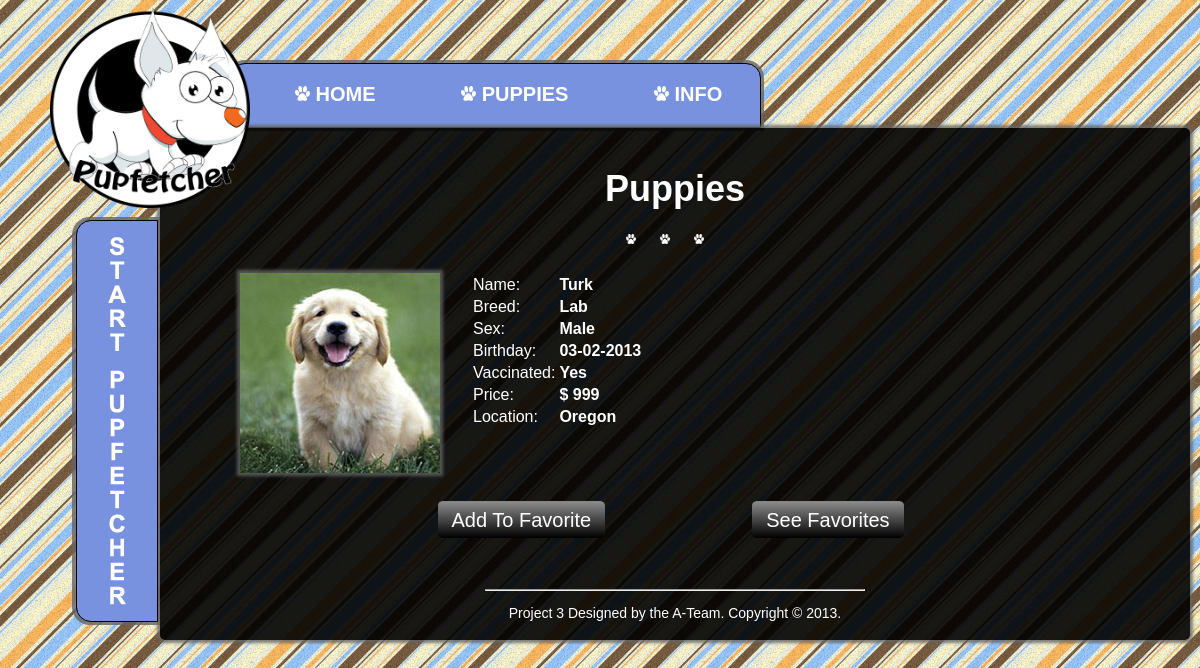
Before: /puppies.php with the older database file.
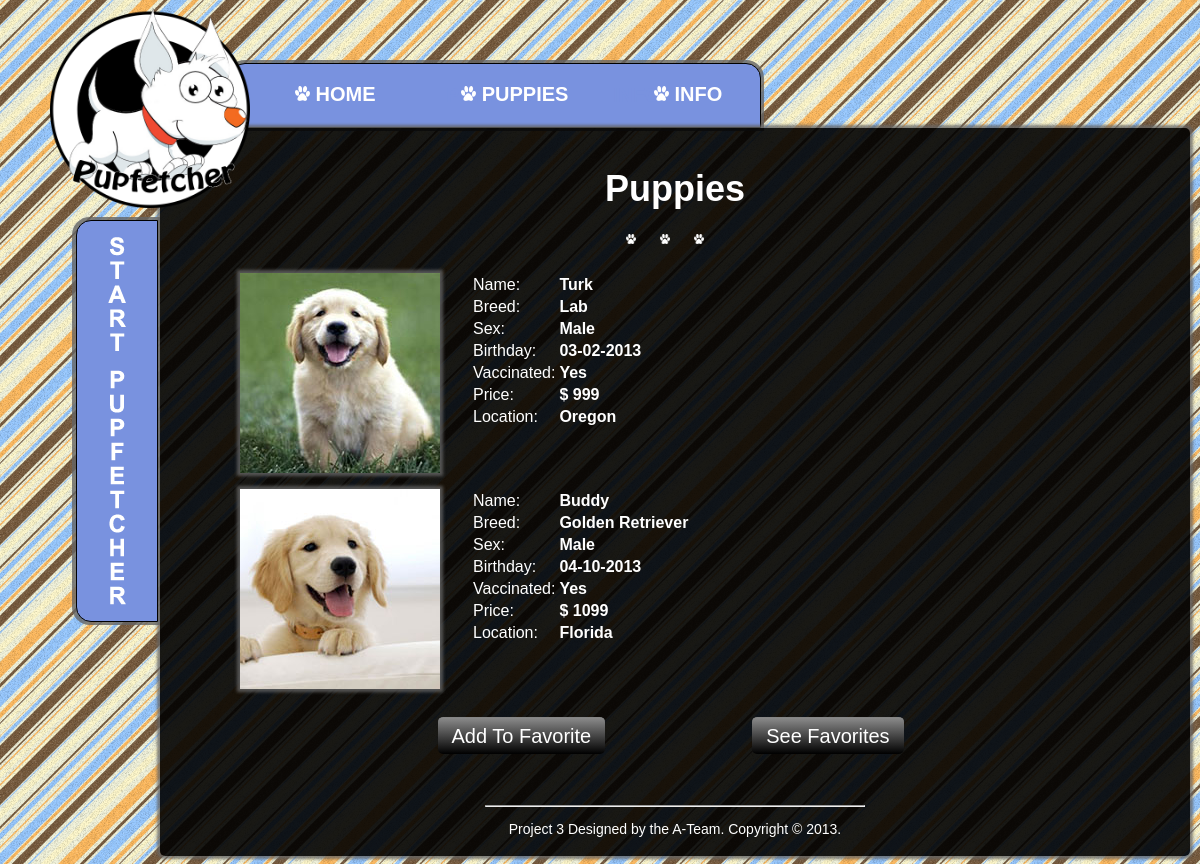
After: the same page with the newer database file.
### tables this page shows
CREATE TABLE `puppies` (
  `puppy_id` int(10) NOT NULL,
  `name` varchar(50) NOT NULL,
  `breed` varchar(100) NOT NULL,
  `sex` varchar(10) NOT NULL,
  `birthday` varchar(15) NOT NULL,
  `location` varchar(50) NOT NULL,
  `price` varchar(10) NOT NULL,
  `vaccination` int(1) NOT NULL,
  `img_name` varchar(100) NOT NULL
);

### puppies.php (the view, shortened to what this page needs)
</html><!DOCTYPE html PUBLIC "-//W3C//DTD XHTML 1.0 Transitional//EN" "http://www.w3.org/TR/xhtml1/DTD/xhtml1-transitional.dtd">
<html xmlns="http://www.w3.org/1999/xhtml">
  <head>
    <link rel="stylesheet" type="text/css" href="css/style.css">
    <link rel="stylesheet" type="text/css" href="css/pupInfo.css">
  </head>
  <body>
    <div class="container">
      <?php
          include("navBar.php");
      ?>
        <div class="contentProfile">
          <div class="title">
            Puppies
          </div>
     <div class="paws">
     <img src="img/paw.png" name="paw" width="10" height="10" class="paw"/>
     <img src="img/paw.png" name="paw" width="10" height="10" class="paw"/>
     <img src="img/paw.png" name="paw" width="10" height="10" class="paw"/>
     </div>
     <div class="pupInfo">
    <?php
      $q1 = "SELECT * FROM `puppies`";
      $blah = mysql_query($q1);
      while($puppy = mysql_fetch_assoc($blah))
      {
        $pupName = $puppy['name'];
        $breed = $puppy['breed'];
        $birthday = $puppy['birthday'];
        $sex = $puppy['sex'];
        if ($puppy['vaccination'] == 1)
          $vaccin = "Yes";
        else
          $vaccin = "No";
        $price = $puppy['price'];
        $location = $puppy['location'];
        $img = $puppy['img_name'];
        echo "<div class='puppic'>";
          echo"<img src='$img' alt='Puppy image'/>";
        echo "</div>";
        echo "<div class='puppy-list'>";
          echo "<table>";
            echo "<tr><td>Name:</td><td><b>$pupName</b></td></tr>";
            echo "<tr><td>Breed:</td><td><b>$breed</b></td></tr>";
            echo "<tr><td>Sex:</td><td><b>$sex</b></td></tr>";
            echo "<tr><td>Birthday:</td><td><b>$birthday</b></td></tr>";
            echo "<tr><td>Vaccinated:</td><td><b>$vaccin</b></td></tr>";
            echo "<tr><td>Price:</td><td><b>$$price</b></td></tr>";
            echo "<tr><td>Location:</td><td><b>$location</b></td></tr>";
          echo "</table>";
        echo "</div>";
      }
    ?>
    </div>
    <div class="favorite">
    <a href="pupInfo.php" class="button" style="top: 236px; left: 199px;">Add To Favorite</a>
    <a href="pupInfo.php" class="button" style="top: 236px; left: 199px;">See Favorites</a>
    </div>
      <div class="footer">
      <hr/>
         <p>Project 3 Designed by the A-Team. Copyright &copy; 2013.</p>
        </div>
      </div>
    <?php
    include("sidebar.php");
    ?>
      </div>
  </body>
</html>

### navBar.php
<div class="navigation"><li id="Home">Home</li><li id="Puppies">Puppies</li><li id="Info">Info</li></div>
<div class="nav-letters">
	<li id="Home"><a href="index.php"><img src="img/paw.png" name="paw" width="15" height="15" /> Home</a></li>
	<li id="Puppies"><a href="puppies.php"><img src="img/paw.png" name="paw" width="15" height="15" /> Puppies</a></li>
	<li id="Info"><a href="info.php"><img src="img/paw.png" name="paw" width="15" height="15"/> Info</a> </li>
</div>
<div class="logo">
	<a href="index.php"> <img src="img/logo.png" alt="Logo" name="logo" width="200" height="200"/></a>
</div>

### sidebar.php (shortened to what this page needs)
 <span class="toggle">
</span>

### css/style.css (style rules this page uses)
body { background-image: url(../img/tile2.png); background-color: #FFFFFF; background-repeat: repeat; font-family: Helvetica,Arial, sans-serif; font-weight: normal; }
.navigation { text-transform: uppercase; text-align: center; font-weight: bold; color: rgb(121,146,223); font-size: 20px; font-family: Arial, Helvetica, sans-serif; background-color: rgb(121,146,223); position: absolute; padding-top: 20px; padding-bottom: 20px; padding-left: 35px; padding-right: 60px; margin-top: 55px; margin-left: 180px; border: thin solid rgb(0,0,0); -moz-box-shadow: 0 0 0px 3px rgba(100, 100, 100, 0.8); -webkit-box-shadow: 0 0 0px 3px rgba(100, 100, 100, 0.8); box-shadow: 0 0 0px 3px rgba(100, 100, 100, 0.8); -moz-border-radius: 15px 15px 0px 0px; -webkit-border-radius: 15px 15px 0px 0px; -khtml-border-radius: 15px 15px 0px 0px; border-radius: 15px 15px 0px 0px; z-index: -1; }
.nav-letters { text-transform: uppercase; text-align: center; font-weight: bold; color: #FFF; font-size: 20px; font-family: Arial, Helvetica, sans-serif; position: absolute; padding: 20px; padding-bottom: 20px; padding-left: 25px; margin-top: 55px; margin-left: 180px; z-index: 3; }
li { display: inline; font-weight: bold; color: rgb(121,146,223); text-decoration: none; text-transform: uppercase; padding-right: 40px; padding-left: 40px; }
.container { width: 1100px; margin: 0 auto; }
.logo { position:relative; z-index:2; }
.title { font-size: 36px; text-align: center; font-weight: bold; margin-bottom: 20px; color: #FFF; }
.paws { margin-top:15px; text-align:center; }
.paw { padding-right:20px; }
.toggle { position: absolute; background-color: rgb(121,146,223); height: 400px; width: 80px; top: 220px; margin-left: 26px; border: thin solid rgb(0,0,0); -moz-box-shadow: -1px 0 0px 3px rgba(100, 100, 100, 0.8); -webkit-box-shadow: -1px 0 0px 3px rgba(100, 100, 100, 0.8); box-shadow: -1px 0 0px 3px rgba(100, 100, 100, 0.8); -moz-border-radius: 15px 0px 0px 15px; -webkit-border-radius: 15px 0px 0px 15px; -khtml-border-radius: 15px 0px 0px 1px; border-radius: 15px 0px 0px 15px; background-image: url(../img/sidebar.png); cursor:pointer; z-index: 5; }
table { color:rgb(255,255,255); white-space: normal; line-height: normal; font-weight: normal; font-size: medium; font-variant: normal; font-style: normal; text-align: start; }
.footer { padding-left:30%; padding-right:30%; text-align:center; font-size: 14px; color: #FFF; }
a:link { color: #FFFFFF; text-decoration: none; }

### css/pupInfo.css (style rules this page uses)
.contentProfile { background-image: url(../img/back_cell2.png); background-repeat: repeat; height:auto; width: 950px; margin-left:110px; margin-top:-80px; padding:40px; padding-bottom:5px; -moz-box-shadow: 0 0 3px 3px rgba(100, 100, 100, 0.8); -webkit-box-shadow: 0 0 3px 3px rgba(100, 100, 100, 0.8); box-shadow: 0 0 3px 3px rgba(100, 100, 100, 0.8); -moz-border-radius: 5px; -webkit-border-radius: 5px; -khtml-border-radius: 5px; border-radius: 5px; position:relative; z-index:1; }
.puppic { float:left; margin-right: 30px; -moz-box-shadow: 0 0 3px 3px rgba(100, 100, 100, 0.8); -webkit-box-shadow: 0 0 3px 3px rgba(100, 100, 100, 0.8); box-shadow: 0 0 3px 3px rgba(100, 100, 100, 0.8); }
.pupInfo { padding-top: 25px; margin-left: 40px; padding-right: 10%; margin-bottom: 80px; color: rgb(255,255,255); }
.pupInfo td { color: rgb(255,255,255); }
.favorite { margin-left:25%; padding-bottom: 50px; }
.button { width:200px; height:100px; margin-right:20%; border-top: 1px solid #858585; background: #000000; background: -webkit-gradient(linear, left top, left bottom, from(#8a8a8a), to(#000000)); background: -moz-linear-gradient(top, #8a8a8a, #000000); padding: 7px 14px; -webkit-border-radius: 5px; -moz-border-radius: 5px; border-radius: 5px; color: white; font-size: 20px; font-family: helvetica, arial, Georgia, serif; text-decoration: none; vertical-align: middle; }
.puppy-list { margin-bottom:60px; }

Changed rows visible on the page:
added puppies: shows a picture, name "Buddy", breed "Golden Retriever", sex "Male", birthday "04-10-2013", vaccination "Yes", price "1099", location "Florida"
